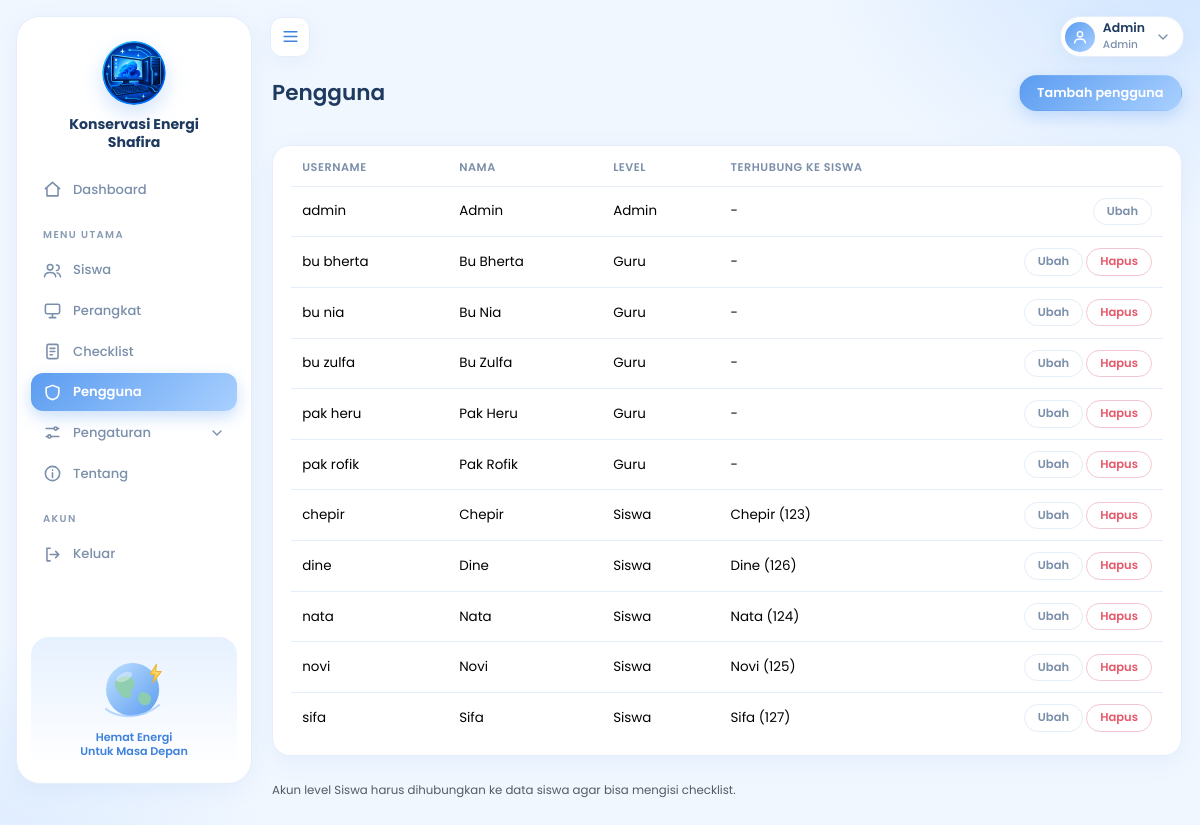
/users/index.php (signed in), run on the app's committed database.
### tables this page shows
CREATE TABLE users (
  id_user  INT(11) NOT NULL AUTO_INCREMENT,
  username VARCHAR(50) NOT NULL,
  password VARCHAR(255) NOT NULL,
  nama     VARCHAR(100) NOT NULL,
  level    ENUM('Admin','Guru','Siswa') NOT NULL,
  nis      INT(10) NULL DEFAULT NULL,
  PRIMARY KEY (id_user),
  UNIQUE KEY uk_username (username),
  KEY idx_users_nis (nis),
   
  CONSTRAINT fk_users_siswa FOREIGN KEY (nis) REFERENCES siswa (nis)
    ON DELETE RESTRICT ON UPDATE RESTRICT,
  CONSTRAINT chk_users_nis CHECK ((level = 'Siswa' AND nis IS NOT NULL) OR (level <> 'Siswa' AND nis IS NULL))
);

CREATE TABLE siswa (
  nis   INT(10) NOT NULL,
  nama  VARCHAR(100) NOT NULL,
  kelas VARCHAR(10) NOT NULL,
  PRIMARY KEY (nis)
);

### users/index.php (the view, shortened to what this page needs)
<?php
require_once __DIR__ . '/../includes/functions.php';
$data = $pdo->query('SELECT u.id_user, u.username, u.nama, u.level, u.nis, s.nama AS nama_siswa
    FROM users u LEFT JOIN siswa s ON s.nis = u.nis ORDER BY u.level, u.nama')->fetchAll();
require '../includes/header.php';
?>
<div class="d-flex justify-content-between align-items-center mb-3">
  <h3 class="mb-0">Pengguna</h3>
  <a class="btn btn-success" href="form.php">Tambah pengguna</a>
</div>
<div class="card"><div class="table-responsive"><table class="table table-hover mb-0 align-middle">
  <thead><tr><th>Username</th><th>Nama</th><th>Level</th><th>Terhubung ke siswa</th><th style="width:170px"></th></tr></thead><tbody>
  <?php foreach ($data as $r): ?>
    <tr><td><?= e($r['username']) ?></td><td><?= e($r['nama']) ?></td><td><?= e($r['level']) ?></td>
      <td><?= $r['nis'] ? e($r['nama_siswa'] . ' (' . $r['nis'] . ')') : '-' ?></td>
      <td class="text-end">
        <a class="btn btn-sm btn-outline-secondary" href="form.php?id=<?= $r['id_user'] ?>">Ubah</a>
        <?php if ((int)$r['id_user'] !== (int)user()['id']): ?>
        <form method="post" action="hapus.php" class="d-inline" onsubmit="return confirm('Hapus pengguna ini?')">
          <button class="btn btn-sm btn-outline-danger">Hapus</button></form>
        <?php endif; ?>
      </td></tr>
  <?php endforeach; ?>
  </tbody></table></div></div>
<p class="text-muted small mt-2">Akun level Siswa harus dihubungkan ke data siswa agar bisa mengisi checklist.</p>
<?php require '../includes/footer.php'; ?>

### includes/header.php (shortened to what this page needs)
<?php
require_once __DIR__ . '/functions.php';
$u     = user();
$aktif = halaman_aktif();
$level = $u['level'] ?? '';
?>
<!doctype html>
<html lang="id" data-bs-theme="light">
<head>
  <link href="https://cdn.jsdelivr.net/npm/bootstrap@5.3.3/dist/css/bootstrap.min.css" rel="stylesheet">
  <link href="<?= BASE_URL ?>/assets/css/app.css" rel="stylesheet">
</head>
<body>
<div class="app-shell">
  <aside class="sidebar" id="sidebar">
    <a class="brand" href="<?= BASE_URL ?>/index.php"><?= logo(64) ?><span>Konservasi Energi<br>Shafira</span></a>
    <?= menu_item('dashboard', 'index.php', 'home', 'Dashboard', $aktif) ?>
    <div class="grp">MENU UTAMA</div>
    <?php if (in_array($level, ['Admin', 'Guru'], true)): ?>
      <?= menu_item('siswa', 'siswa/', 'siswa', 'Siswa', $aktif) ?>
      <?= menu_item('perangkat', 'perangkat/', 'device', 'Perangkat', $aktif) ?>
      <?= menu_item('checklist', 'checklist/', 'list', 'Checklist', $aktif) ?>
    <?php else: ?>
      <?= menu_item('checklist', 'checklist/', 'list', 'Checklist saya', $aktif) ?>
    <?php endif; ?>
    <?php if ($level === 'Admin'): ?>
      <?= menu_item('users', 'users/', 'shield', 'Pengguna', $aktif) ?>
    <?php endif; ?>
    <button class="menu menu-btn" type="button" data-bs-toggle="collapse" data-bs-target="#subSetting" aria-expanded="<?= $aktif === 'akun' ? 'true' : 'false' ?>">
      <?= ikon('set') ?><span>Pengaturan</span><span class="chv"><?= ikon('chev') ?></span>
    </button>
    <?= menu_item('tentang', 'tentang.php', 'info', 'Tentang', $aktif) ?>
    <div class="grp">AKUN</div>
    <a class="menu" href="<?= BASE_URL ?>/logout.php"><?= ikon('out') ?><span>Keluar</span></a>
    <div class="side-ilus"><div class="box"><?= ilus_bumi() ?><small>Hemat Energi<br>Untuk Masa Depan</small></div></div>
  </aside>
  <div class="app-main">
    <header class="topbar">
      <button class="burger" id="btnSidebar" type="button" aria-label="Buka atau tutup sidebar"><?= ikon('menu') ?></button>
      <div class="dropdown">
        <button class="user-btn" type="button" data-bs-toggle="dropdown" aria-expanded="false">
          <span class="avatar"><?= ikon('user') ?></span>
          <span class="user-nama d-none d-sm-block"><b><?= e($u['nama'] ?? '') ?></b><small><?= e($level) ?></small></span>
          <span class="chv"><?= ikon('chev') ?></span>
        </button>
      </div>
    </header>
    <main class="page">

### data on the page
users: nama "Admin", level "Admin", username "admin"
users: username "bu bherta", nama "Bu Bherta", level "Guru"
users: username "bu nia", nama "Bu Nia", level "Guru"
users: username "bu zulfa", nama "Bu Zulfa", level "Guru"
users: username "pak heru", nama "Pak Heru", level "Guru"
users: username "pak rofik", nama "Pak Rofik", level "Guru"
users: username "chepir", nama "Chepir", level "Siswa", nis.nama "Chepir (123)"
users: username "dine", nama "Dine", level "Siswa", nis.nama "Dine (126)"
users: username "nata", nama "Nata", level "Siswa", nis.nama "Nata (124)"
users: username "novi", nama "Novi", level "Siswa", nis.nama "Novi (125)"
users: username "sifa", nama "Sifa", level "Siswa", nis.nama "Sifa (127)"

### other printed values
$label "Dashboard Siswa Perangkat Checklist Pengguna Tentang"
